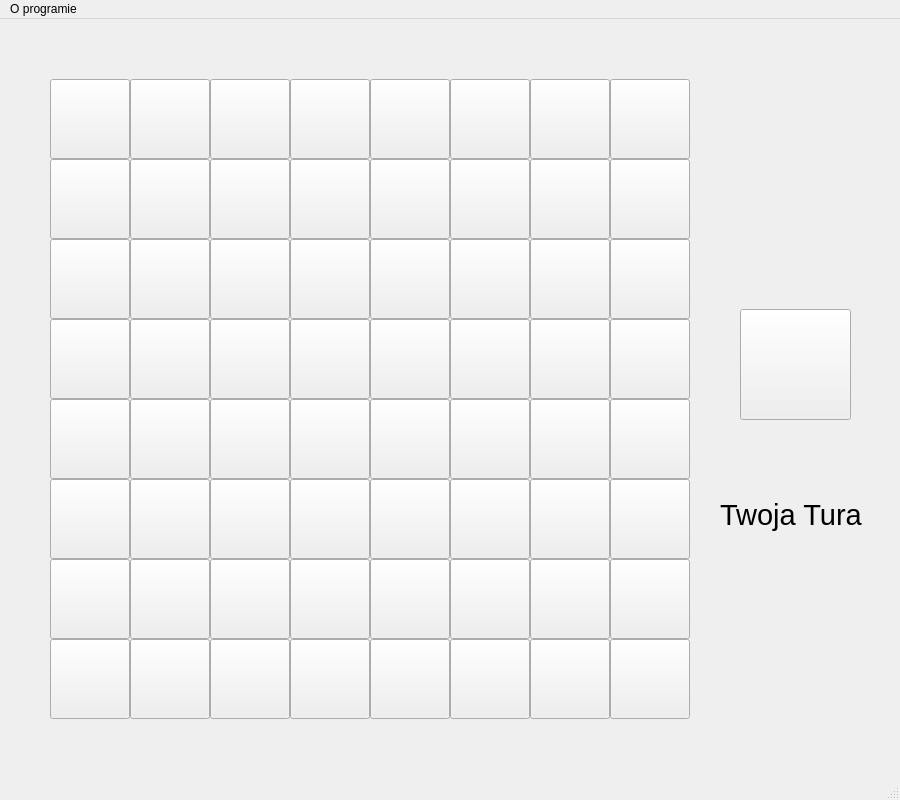
<?xml version="1.0" encoding="UTF-8"?>
<ui version="4.0">
 <class>MainWindow</class>
 <widget class="QMainWindow" name="MainWindow">
  <property name="enabled">
   <bool>true</bool>
  </property>
  <property name="geometry">
   <rect>
    <x>0</x>
    <y>0</y>
    <width>900</width>
    <height>800</height>
   </rect>
  </property>
  <property name="sizePolicy">
   <sizepolicy hsizetype="Expanding" vsizetype="Expanding">
    <horstretch>0</horstretch>
    <verstretch>0</verstretch>
   </sizepolicy>
  </property>
  <property name="minimumSize">
   <size>
    <width>900</width>
    <height>800</height>
   </size>
  </property>
  <property name="maximumSize">
   <size>
    <width>900</width>
    <height>800</height>
   </size>
  </property>
  <property name="baseSize">
   <size>
    <width>900</width>
    <height>800</height>
   </size>
  </property>
  <property name="windowTitle">
   <string>Szachy by Wiktor Lewicki</string>
  </property>
  <property name="windowIcon">
   <iconset resource="image.qrc">
    <normaloff>:/img/pole_b/1/Chess.png</normaloff>:/img/pole_b/1/Chess.png</iconset>
  </property>
  <property name="windowOpacity">
   <double>2.000000000000000</double>
  </property>
  <property name="autoFillBackground">
   <bool>false</bool>
  </property>
  <widget class="QWidget" name="centralwidget">
   <widget class="QPushButton" name="pole11">
    <property name="geometry">
     <rect>
      <x>50</x>
      <y>60</y>
      <width>80</width>
      <height>80</height>
     </rect>
    </property>
    <property name="cursor">
     <cursorShape>OpenHandCursor</cursorShape>
    </property>
    <property name="styleSheet">
     <string notr="true">#pole11{
border-image: url(:/img/pole_b/2/wieza.png)
}</string>
    </property>
    <property name="text">
     <string/>
    </property>
   </widget>
   <widget class="QPushButton" name="pole12">
    <property name="geometry">
     <rect>
      <x>130</x>
      <y>60</y>
      <width>80</width>
      <height>80</height>
     </rect>
    </property>
    <property name="cursor">
     <cursorShape>OpenHandCursor</cursorShape>
    </property>
    <property name="styleSheet">
     <string notr="true">#pole12{
border-image: url(:/img/pole_c/2/skoczek.png)
}</string>
    </property>
    <property name="text">
     <string/>
    </property>
   </widget>
   <widget class="QPushButton" name="pole14">
    <property name="geometry">
     <rect>
      <x>290</x>
      <y>60</y>
      <width>80</width>
      <height>80</height>
     </rect>
    </property>
    <property name="cursor">
     <cursorShape>OpenHandCursor</cursorShape>
    </property>
    <property name="styleSheet">
     <string notr="true">#pole14{
border-image: url(:/img/pole_c/2/hetman.png)
}</string>
    </property>
    <property name="text">
     <string/>
    </property>
   </widget>
   <widget class="QPushButton" name="pole13">
    <property name="geometry">
     <rect>
      <x>210</x>
      <y>60</y>
      <width>80</width>
      <height>80</height>
     </rect>
    </property>
    <property name="cursor">
     <cursorShape>OpenHandCursor</cursorShape>
    </property>
    <property name="styleSheet">
     <string notr="true">#pole13{
border-image: url(:/img/pole_b/2/goniec.png)
}</string>
    </property>
    <property name="text">
     <string/>
    </property>
   </widget>
   <widget class="QPushButton" name="pole18">
    <property name="geometry">
     <rect>
      <x>610</x>
      <y>60</y>
      <width>80</width>
      <height>80</height>
     </rect>
    </property>
    <property name="cursor">
     <cursorShape>OpenHandCursor</cursorShape>
    </property>
    <property name="styleSheet">
     <string notr="true">#pole18{
border-image: url(:/img/pole_c/2/wieza.png)
}</string>
    </property>
    <property name="text">
     <string/>
    </property>
   </widget>
   <widget class="QPushButton" name="pole17">
    <property name="geometry">
     <rect>
      <x>530</x>
      <y>60</y>
      <width>80</width>
      <height>80</height>
     </rect>
    </property>
    <property name="cursor">
     <cursorShape>OpenHandCursor</cursorShape>
    </property>
    <property name="styleSheet">
     <string notr="true">#pole17{
border-image: url(:/img/pole_b/2/skoczek.png)
}</string>
    </property>
    <property name="text">
     <string/>
    </property>
   </widget>
   <widget class="QPushButton" name="pole16">
    <property name="geometry">
     <rect>
      <x>450</x>
      <y>60</y>
      <width>80</width>
      <height>80</height>
     </rect>
    </property>
    <property name="cursor">
     <cursorShape>OpenHandCursor</cursorShape>
    </property>
    <property name="styleSheet">
     <string notr="true">#pole16{
border-image: url(:/img/pole_c/2/goniec.png)
}</string>
    </property>
    <property name="text">
     <string/>
    </property>
   </widget>
   <widget class="QPushButton" name="pole15">
    <property name="geometry">
     <rect>
      <x>370</x>
      <y>60</y>
      <width>80</width>
      <height>80</height>
     </rect>
    </property>
    <property name="cursor">
     <cursorShape>OpenHandCursor</cursorShape>
    </property>
    <property name="styleSheet">
     <string notr="true">#pole15{
border-image: url(:/img/pole_b/2/krol.png)
}</string>
    </property>
    <property name="text">
     <string/>
    </property>
   </widget>
   <widget class="QPushButton" name="pole23">
    <property name="geometry">
     <rect>
      <x>210</x>
      <y>140</y>
      <width>80</width>
      <height>80</height>
     </rect>
    </property>
    <property name="cursor">
     <cursorShape>OpenHandCursor</cursorShape>
    </property>
    <property name="styleSheet">
     <string notr="true">#pole23{
border-image: url(:/img/pole_c/2/pion.png)
}</string>
    </property>
    <property name="text">
     <string/>
    </property>
   </widget>
   <widget class="QPushButton" name="pole24">
    <property name="geometry">
     <rect>
      <x>290</x>
      <y>140</y>
      <width>80</width>
      <height>80</height>
     </rect>
    </property>
    <property name="cursor">
     <cursorShape>OpenHandCursor</cursorShape>
    </property>
    <property name="styleSheet">
     <string notr="true">#pole24{
border-image: url(:/img/pole_b/2/pion.png)
}</string>
    </property>
    <property name="text">
     <string/>
    </property>
   </widget>
   <widget class="QPushButton" name="pole28">
    <property name="geometry">
     <rect>
      <x>610</x>
      <y>140</y>
      <width>80</width>
      <height>80</height>
     </rect>
    </property>
    <property name="cursor">
     <cursorShape>OpenHandCursor</cursorShape>
    </property>
    <property name="styleSheet">
     <string notr="true">#pole28{
border-image: url(:/img/pole_b/2/pion.png)
}</string>
    </property>
    <property name="text">
     <string/>
    </property>
   </widget>
   <widget class="QPushButton" name="pole21">
    <property name="geometry">
     <rect>
      <x>50</x>
      <y>140</y>
      <width>80</width>
      <height>80</height>
     </rect>
    </property>
    <property name="cursor">
     <cursorShape>OpenHandCursor</cursorShape>
    </property>
    <property name="styleSheet">
     <string notr="true">#pole21{
border-image: url(:/img/pole_c/2/pion.png)
}</string>
    </property>
    <property name="text">
     <string/>
    </property>
   </widget>
   <widget class="QPushButton" name="pole26">
    <property name="geometry">
     <rect>
      <x>450</x>
      <y>140</y>
      <width>80</width>
      <height>80</height>
     </rect>
    </property>
    <property name="cursor">
     <cursorShape>OpenHandCursor</cursorShape>
    </property>
    <property name="styleSheet">
     <string notr="true">#pole26{
border-image: url(:/img/pole_b/2/pion.png)
}</string>
    </property>
    <property name="text">
     <string/>
    </property>
   </widget>
   <widget class="QPushButton" name="pole22">
    <property name="geometry">
     <rect>
      <x>130</x>
      <y>140</y>
      <width>80</width>
      <height>80</height>
     </rect>
    </property>
    <property name="cursor">
     <cursorShape>OpenHandCursor</cursorShape>
    </property>
    <property name="styleSheet">
     <string notr="true">#pole22{
border-image: url(:/img/pole_b/2/pion.png)
}</string>
    </property>
    <property name="text">
     <string/>
    </property>
   </widget>
   <widget class="QPushButton" name="pole25">
    <property name="geometry">
     <rect>
      <x>370</x>
      <y>140</y>
      <width>80</width>
      <height>80</height>
     </rect>
    </property>
    <property name="cursor">
     <cursorShape>OpenHandCursor</cursorShape>
    </property>
    <property name="styleSheet">
     <string notr="true">#pole25{
border-image: url(:/img/pole_c/2/pion.png)
}</string>
    </property>
    <property name="text">
     <string/>
    </property>
   </widget>
   <widget class="QPushButton" name="pole27">
    <property name="geometry">
     <rect>
      <x>530</x>
      <y>140</y>
      <width>80</width>
      <height>80</height>
     </rect>
    </property>
    <property name="cursor">
     <cursorShape>OpenHandCursor</cursorShape>
    </property>
    <property name="styleSheet">
     <string notr="true">#pole27{
border-image: url(:/img/pole_c/2/pion.png)
}</string>
    </property>
    <property name="text">
     <string/>
    </property>
   </widget>
   <widget class="QPushButton" name="pole35">
    <property name="geometry">
     <rect>
      <x>370</x>
      <y>220</y>
      <width>80</width>
      <height>80</height>
     </rect>
    </property>
    <property name="cursor">
     <cursorShape>OpenHandCursor</cursorShape>
    </property>
    <property name="styleSheet">
     <string notr="true">#pole35{
border-image: url(:/img/b.png)
}</string>
    </property>
    <property name="text">
     <string/>
    </property>
   </widget>
   <widget class="QPushButton" name="pole38">
    <property name="geometry">
     <rect>
      <x>610</x>
      <y>220</y>
      <width>80</width>
      <height>80</height>
     </rect>
    </property>
    <property name="cursor">
     <cursorShape>OpenHandCursor</cursorShape>
    </property>
    <property name="styleSheet">
     <string notr="true">#pole38{
border-image: url(:/img/c.png)
}</string>
    </property>
    <property name="text">
     <string/>
    </property>
   </widget>
   <widget class="QPushButton" name="pole34">
    <property name="geometry">
     <rect>
      <x>290</x>
      <y>220</y>
      <width>80</width>
      <height>80</height>
     </rect>
    </property>
    <property name="cursor">
     <cursorShape>OpenHandCursor</cursorShape>
    </property>
    <property name="styleSheet">
     <string notr="true">#pole34{
border-image: url(:/img/c.png)
}</string>
    </property>
    <property name="text">
     <string/>
    </property>
   </widget>
   <widget class="QPushButton" name="pole32">
    <property name="geometry">
     <rect>
      <x>130</x>
      <y>220</y>
      <width>80</width>
      <height>80</height>
     </rect>
    </property>
    <property name="cursor">
     <cursorShape>OpenHandCursor</cursorShape>
    </property>
    <property name="styleSheet">
     <string notr="true">#pole32{
border-image: url(:/img/c.png)
}</string>
    </property>
    <property name="text">
     <string/>
    </property>
   </widget>
   <widget class="QPushButton" name="pole36">
    <property name="geometry">
     <rect>
      <x>450</x>
      <y>220</y>
      <width>80</width>
      <height>80</height>
     </rect>
    </property>
    <property name="cursor">
     <cursorShape>OpenHandCursor</cursorShape>
    </property>
    <property name="styleSheet">
     <string notr="true">#pole36{
border-image: url(:/img/c.png)
}</string>
    </property>
    <property name="text">
     <string/>
    </property>
   </widget>
   <widget class="QPushButton" name="pole31">
    <property name="geometry">
     <rect>
      <x>50</x>
      <y>220</y>
      <width>80</width>
      <height>80</height>
     </rect>
    </property>
    <property name="cursor">
     <cursorShape>OpenHandCursor</cursorShape>
    </property>
    <property name="styleSheet">
     <string notr="true">#pole31{
border-image: url(:/img/b.png)
}</string>
    </property>
    <property name="text">
     <string/>
    </property>
   </widget>
   <widget class="QPushButton" name="pole37">
    <property name="geometry">
     <rect>
      <x>530</x>
      <y>220</y>
      <width>80</width>
      <height>80</height>
     </rect>
    </property>
    <property name="cursor">
     <cursorShape>OpenHandCursor</cursorShape>
    </property>
    <property name="styleSheet">
     <string notr="true">#pole37{
border-image: url(:/img/b.png)
}</string>
    </property>
    <property name="text">
     <string/>
    </property>
   </widget>
   <widget class="QPushButton" name="pole33">
    <property name="geometry">
     <rect>
      <x>210</x>
      <y>220</y>
      <width>80</width>
      <height>80</height>
     </rect>
    </property>
    <property name="cursor">
     <cursorShape>OpenHandCursor</cursorShape>
    </property>
    <property name="styleSheet">
     <string notr="true">#pole33{
border-image: url(:/img/b.png)
}</string>
    </property>
    <property name="text">
     <string/>
    </property>
   </widget>
   <widget class="QPushButton" name="pole43">
    <property name="geometry">
     <rect>
      <x>210</x>
      <y>300</y>
      <width>80</width>
      <height>80</height>
     </rect>
    </property>
    <property name="cursor">
     <cursorShape>OpenHandCursor</cursorShape>
    </property>
    <property name="styleSheet">
     <string notr="true">#pole43{
border-image: url(:/img/c.png)
}</string>
    </property>
    <property name="text">
     <string/>
    </property>
   </widget>
   <widget class="QPushButton" name="pole42">
    <property name="geometry">
     <rect>
      <x>130</x>
      <y>300</y>
      <width>80</width>
      <height>80</height>
     </rect>
    </property>
    <property name="cursor">
     <cursorShape>OpenHandCursor</cursorShape>
    </property>
    <property name="styleSheet">
     <string notr="true">#pole42{
border-image: url(:/img/b.png)
}</string>
    </property>
    <property name="text">
     <string/>
    </property>
   </widget>
   <widget class="QPushButton" name="pole45">
    <property name="geometry">
     <rect>
      <x>370</x>
      <y>300</y>
      <width>80</width>
      <height>80</height>
     </rect>
    </property>
    <property name="cursor">
     <cursorShape>OpenHandCursor</cursorShape>
    </property>
    <property name="styleSheet">
     <string notr="true">#pole45{
border-image: url(:/img/c.png)
}</string>
    </property>
    <property name="text">
     <string/>
    </property>
   </widget>
   <widget class="QPushButton" name="pole41">
    <property name="geometry">
     <rect>
      <x>50</x>
      <y>300</y>
      <width>80</width>
      <height>80</height>
     </rect>
    </property>
    <property name="cursor">
     <cursorShape>OpenHandCursor</cursorShape>
    </property>
    <property name="styleSheet">
     <string notr="true">#pole41{
border-image: url(:/img/c.png)
}</string>
    </property>
    <property name="text">
     <string/>
    </property>
   </widget>
   <widget class="QPushButton" name="pole47">
    <property name="geometry">
     <rect>
      <x>530</x>
      <y>300</y>
      <width>80</width>
      <height>80</height>
     </rect>
    </property>
    <property name="cursor">
     <cursorShape>OpenHandCursor</cursorShape>
    </property>
    <property name="styleSheet">
     <string notr="true">#pole47{
border-image: url(:/img/c.png)
}</string>
    </property>
    <property name="text">
     <string/>
    </property>
   </widget>
   <widget class="QPushButton" name="pole46">
    <property name="geometry">
     <rect>
      <x>450</x>
      <y>300</y>
      <width>80</width>
      <height>80</height>
     </rect>
    </property>
    <property name="cursor">
     <cursorShape>OpenHandCursor</cursorShape>
    </property>
    <property name="styleSheet">
     <string notr="true">#pole46{
border-image: url(:/img/b.png)
}</string>
    </property>
    <property name="text">
     <string/>
    </property>
   </widget>
   <widget class="QPushButton" name="pole44">
    <property name="geometry">
     <rect>
      <x>290</x>
      <y>300</y>
      <width>80</width>
      <height>80</height>
     </rect>
    </property>
    <property name="cursor">
     <cursorShape>OpenHandCursor</cursorShape>
    </property>
    <property name="styleSheet">
     <string notr="true">#pole44{
border-image: url(:/img/b.png)
}</string>
    </property>
    <property name="text">
     <string/>
    </property>
   </widget>
   <widget class="QPushButton" name="pole48">
    <property name="geometry">
     <rect>
      <x>610</x>
      <y>300</y>
      <width>80</width>
      <height>80</height>
     </rect>
    </property>
    <property name="cursor">
     <cursorShape>OpenHandCursor</cursorShape>
    </property>
    <property name="styleSheet">
     <string notr="true">#pole48{
border-image: url(:/img/b.png)
}</string>
    </property>
    <property name="text">
     <string/>
    </property>
   </widget>
   <widget class="QPushButton" name="pole53">
    <property name="geometry">
     <rect>
      <x>210</x>
      <y>380</y>
      <width>80</width>
      <height>80</height>
     </rect>
    </property>
    <property name="cursor">
     <cursorShape>OpenHandCursor</cursorShape>
    </property>
    <property name="styleSheet">
     <string notr="true">#pole53{
border-image: url(:/img/b.png)
}</string>
    </property>
    <property name="text">
     <string/>
    </property>
   </widget>
   <widget class="QPushButton" name="pole52">
    <property name="geometry">
     <rect>
      <x>130</x>
      <y>380</y>
      <width>80</width>
      <height>80</height>
     </rect>
    </property>
    <property name="cursor">
     <cursorShape>OpenHandCursor</cursorShape>
    </property>
    <property name="styleSheet">
     <string notr="true">#pole52{
border-image: url(:/img/c.png)
}</string>
    </property>
    <property name="text">
     <string/>
    </property>
   </widget>
   <widget class="QPushButton" name="pole55">
    <property name="geometry">
     <rect>
      <x>370</x>
      <y>380</y>
      <width>80</width>
      <height>80</height>
     </rect>
    </property>
    <property name="cursor">
     <cursorShape>OpenHandCursor</cursorShape>
    </property>
    <property name="styleSheet">
     <string notr="true">#pole55{
border-image: url(:/img/b.png)
}</string>
    </property>
    <property name="text">
     <string/>
    </property>
   </widget>
   <widget class="QPushButton" name="pole65">
    <property name="geometry">
     <rect>
      <x>370</x>
      <y>460</y>
      <width>80</width>
      <height>80</height>
     </rect>
    </property>
    <property name="cursor">
     <cursorShape>OpenHandCursor</cursorShape>
    </property>
    <property name="styleSheet">
     <string notr="true">#pole65{
border-image: url(:/img/c.png)
}</string>
    </property>
    <property name="text">
     <string/>
    </property>
   </widget>
   <widget class="QPushButton" name="pole51">
    <property name="geometry">
     <rect>
      <x>50</x>
      <y>380</y>
      <width>80</width>
      <height>80</height>
     </rect>
    </property>
    <property name="cursor">
     <cursorShape>OpenHandCursor</cursorShape>
    </property>
    <property name="styleSheet">
     <string notr="true">#pole51{
border-image: url(:/img/b.png)
}</string>
    </property>
    <property name="text">
     <string/>
    </property>
   </widget>
   <widget class="QPushButton" name="pole61">
    <property name="geometry">
     <rect>
      <x>50</x>
      <y>460</y>
      <width>80</width>
      <height>80</height>
     </rect>
    </property>
    <property name="cursor">
     <cursorShape>OpenHandCursor</cursorShape>
    </property>
    <property name="styleSheet">
     <string notr="true">#pole61{
border-image: url(:/img/c.png)
}</string>
    </property>
    <property name="text">
     <string/>
    </property>
   </widget>
   <widget class="QPushButton" name="pole62">
    <property name="geometry">
     <rect>
      <x>130</x>
      <y>460</y>
      <width>80</width>
      <height>80</height>
     </rect>
    </property>
    <property name="cursor">
     <cursorShape>OpenHandCursor</cursorShape>
    </property>
    <property name="styleSheet">
     <string notr="true">#pole62{
border-image: url(:/img/b.png)
}</string>
    </property>
    <property name="text">
     <string/>
    </property>
   </widget>
   <widget class="QPushButton" name="pole64">
    <property name="geometry">
     <rect>
      <x>290</x>
      <y>460</y>
      <width>80</width>
      <height>80</height>
     </rect>
    </property>
    <property name="cursor">
     <cursorShape>OpenHandCursor</cursorShape>
    </property>
    <property name="styleSheet">
     <string notr="true">#pole64{
border-image: url(:/img/b.png)
}</string>
    </property>
    <property name="text">
     <string/>
    </property>
   </widget>
   <widget class="QPushButton" name="pole66">
    <property name="geometry">
     <rect>
      <x>450</x>
      <y>460</y>
      <width>80</width>
      <height>80</height>
     </rect>
    </property>
    <property name="cursor">
     <cursorShape>OpenHandCursor</cursorShape>
    </property>
    <property name="styleSheet">
     <string notr="true">#pole66{
border-image: url(:/img/b.png)
}</string>
    </property>
    <property name="text">
     <string/>
    </property>
   </widget>
   <widget class="QPushButton" name="pole57">
    <property name="geometry">
     <rect>
      <x>530</x>
      <y>380</y>
      <width>80</width>
      <height>80</height>
     </rect>
    </property>
    <property name="cursor">
     <cursorShape>OpenHandCursor</cursorShape>
    </property>
    <property name="styleSheet">
     <string notr="true">#pole57{
border-image: url(:/img/b.png)
}</string>
    </property>
    <property name="text">
     <string/>
    </property>
   </widget>
   <widget class="QPushButton" name="pole68">
    <property name="geometry">
     <rect>
      <x>610</x>
      <y>460</y>
      <width>80</width>
      <height>80</height>
     </rect>
    </property>
    <property name="cursor">
     <cursorShape>OpenHandCursor</cursorShape>
    </property>
    <property name="styleSheet">
     <string notr="true">#pole68{
border-image: url(:/img/b.png)
}</string>
    </property>
    <property name="text">
     <string/>
    </property>
   </widget>
   <widget class="QPushButton" name="pole56">
    <property name="geometry">
     <rect>
      <x>450</x>
      <y>380</y>
      <width>80</width>
      <height>80</height>
     </rect>
    </property>
    <property name="cursor">
     <cursorShape>OpenHandCursor</cursorShape>
    </property>
    <property name="styleSheet">
     <string notr="true">#pole56{
border-image: url(:/img/c.png)
}</string>
    </property>
    <property name="text">
     <string/>
    </property>
   </widget>
   <widget class="QPushButton" name="pole67">
    <property name="geometry">
     <rect>
      <x>530</x>
      <y>460</y>
      <width>80</width>
      <height>80</height>
     </rect>
    </property>
    <property name="cursor">
     <cursorShape>OpenHandCursor</cursorShape>
    </property>
    <property name="styleSheet">
     <string notr="true">#pole67{
border-image: url(:/img/c.png)
}</string>
    </property>
    <property name="text">
     <string/>
    </property>
   </widget>
   <widget class="QPushButton" name="pole54">
    <property name="geometry">
     <rect>
      <x>290</x>
      <y>380</y>
      <width>80</width>
      <height>80</height>
     </rect>
    </property>
    <property name="cursor">
     <cursorShape>OpenHandCursor</cursorShape>
    </property>
    <property name="styleSheet">
     <string notr="true">#pole54{
border-image: url(:/img/c.png)
}</string>
    </property>
    <property name="text">
     <string/>
    </property>
   </widget>
   <widget class="QPushButton" name="pole63">
    <property name="geometry">
     <rect>
      <x>210</x>
      <y>460</y>
      <width>80</width>
      <height>80</height>
     </rect>
    </property>
    <property name="cursor">
     <cursorShape>OpenHandCursor</cursorShape>
    </property>
    <property name="styleSheet">
     <string notr="true">#pole63{
border-image: url(:/img/c.png)
}</string>
    </property>
    <property name="text">
     <string/>
    </property>
   </widget>
   <widget class="QPushButton" name="pole58">
    <property name="geometry">
     <rect>
      <x>610</x>
      <y>380</y>
      <width>80</width>
      <height>80</height>
     </rect>
    </property>
    <property name="cursor">
     <cursorShape>OpenHandCursor</cursorShape>
    </property>
    <property name="styleSheet">
     <string notr="true">#pole58{
border-image: url(:/img/c.png)
}</string>
    </property>
    <property name="text">
     <string/>
    </property>
   </widget>
   <widget class="QPushButton" name="pole88">
    <property name="geometry">
     <rect>
      <x>610</x>
      <y>620</y>
      <width>80</width>
      <height>80</height>
     </rect>
    </property>
    <property name="sizePolicy">
     <sizepolicy hsizetype="Minimum" vsizetype="Fixed">
      <horstretch>0</horstretch>
      <verstretch>0</verstretch>
     </sizepolicy>
    </property>
    <property name="cursor">
     <cursorShape>OpenHandCursor</cursorShape>
    </property>
    <property name="styleSheet">
     <string notr="true">#pole88{
border-image: url(:/img/pole_b/1/wieza.png)
}</string>
    </property>
    <property name="text">
     <string/>
    </property>
   </widget>
   <widget class="QPushButton" name="pole85">
    <property name="geometry">
     <rect>
      <x>370</x>
      <y>620</y>
      <width>80</width>
      <height>80</height>
     </rect>
    </property>
    <property name="cursor">
     <cursorShape>OpenHandCursor</cursorShape>
    </property>
    <property name="styleSheet">
     <string notr="true">#pole85{
border-image: url(:/img/pole_c/1/krol.png)
}</string>
    </property>
    <property name="text">
     <string/>
    </property>
   </widget>
   <widget class="QPushButton" name="pole84">
    <property name="geometry">
     <rect>
      <x>290</x>
      <y>620</y>
      <width>80</width>
      <height>80</height>
     </rect>
    </property>
    <property name="cursor">
     <cursorShape>OpenHandCursor</cursorShape>
    </property>
    <property name="styleSheet">
     <string notr="true">#pole84{
border-image: url(:/img/pole_b/1/hetman.png)
}</string>
    </property>
    <property name="text">
     <string/>
    </property>
   </widget>
   <widget class="QPushButton" name="pole77">
    <property name="geometry">
     <rect>
      <x>530</x>
      <y>540</y>
      <width>80</width>
      <height>80</height>
     </rect>
    </property>
    <property name="cursor">
     <cursorShape>OpenHandCursor</cursorShape>
    </property>
    <property name="styleSheet">
     <string notr="true">#pole77{
border-image: url(:/img/pole_b/1/pion.png)
}</string>
    </property>
    <property name="text">
     <string/>
    </property>
   </widget>
   <widget class="QPushButton" name="pole71">
    <property name="geometry">
     <rect>
      <x>50</x>
      <y>540</y>
      <width>80</width>
      <height>80</height>
     </rect>
    </property>
    <property name="cursor">
     <cursorShape>OpenHandCursor</cursorShape>
    </property>
    <property name="styleSheet">
     <string notr="true">#pole71{
border-image: url(:/img/pole_b/1/pion.png)
}</string>
    </property>
    <property name="text">
     <string/>
    </property>
   </widget>
   <widget class="QPushButton" name="pole86">
    <property name="geometry">
     <rect>
      <x>450</x>
      <y>620</y>
      <width>80</width>
      <height>80</height>
     </rect>
    </property>
    <property name="cursor">
     <cursorShape>OpenHandCursor</cursorShape>
    </property>
    <property name="styleSheet">
     <string notr="true">#pole86{
border-image: url(:/img/pole_b/1/goniec.png)
}</string>
    </property>
    <property name="text">
     <string/>
    </property>
   </widget>
   <widget class="QPushButton" name="pole82">
    <property name="geometry">
     <rect>
      <x>130</x>
      <y>620</y>
      <width>80</width>
      <height>80</height>
     </rect>
    </property>
    <property name="cursor">
     <cursorShape>OpenHandCursor</cursorShape>
    </property>
    <property name="styleSheet">
     <string notr="true">#pole82{
border-image: url(:/img/pole_b/1/skoczek.png)
}</string>
    </property>
    <property name="text">
     <string/>
    </property>
   </widget>
   <widget class="QPushButton" name="pole74">
    <property name="geometry">
     <rect>
      <x>290</x>
      <y>540</y>
      <width>80</width>
      <height>80</height>
     </rect>
    </property>
    <property name="cursor">
     <cursorShape>OpenHandCursor</cursorShape>
    </property>
    <property name="styleSheet">
     <string notr="true">#pole74{
border-image: url(:/img/pole_c/1/pion.png)
}</string>
    </property>
    <property name="text">
     <string/>
    </property>
   </widget>
   <widget class="QPushButton" name="pole83">
    <property name="geometry">
     <rect>
      <x>210</x>
      <y>620</y>
      <width>80</width>
      <height>80</height>
     </rect>
    </property>
    <property name="cursor">
     <cursorShape>OpenHandCursor</cursorShape>
    </property>
    <property name="styleSheet">
     <string notr="true">#pole83{
border-image: url(:/img/pole_c/1/goniec.png)
}</string>
    </property>
    <property name="text">
     <string/>
    </property>
   </widget>
   <widget class="QPushButton" name="pole78">
    <property name="geometry">
     <rect>
      <x>610</x>
      <y>540</y>
      <width>80</width>
      <height>80</height>
     </rect>
    </property>
    <property name="cursor">
     <cursorShape>OpenHandCursor</cursorShape>
    </property>
    <property name="styleSheet">
     <string notr="true">#pole78{
border-image: url(:/img/pole_c/1/pion.png)
}</string>
    </property>
    <property name="text">
     <string/>
    </property>
   </widget>
   <widget class="QPushButton" name="pole75">
    <property name="geometry">
     <rect>
      <x>370</x>
      <y>540</y>
      <width>80</width>
      <height>80</height>
     </rect>
    </property>
    <property name="cursor">
     <cursorShape>OpenHandCursor</cursorShape>
    </property>
    <property name="styleSheet">
     <string notr="true">#pole75{
border-image: url(:/img/pole_b/1/pion.png)
}</string>
    </property>
    <property name="text">
     <string/>
    </property>
   </widget>
   <widget class="QPushButton" name="pole73">
    <property name="geometry">
     <rect>
      <x>210</x>
      <y>540</y>
      <width>80</width>
      <height>80</height>
     </rect>
    </property>
    <property name="cursor">
     <cursorShape>OpenHandCursor</cursorShape>
    </property>
    <property name="styleSheet">
     <string notr="true">#pole73{
border-image: url(:/img/pole_b/1/pion.png)
}</string>
    </property>
    <property name="text">
     <string/>
    </property>
   </widget>
   <widget class="QPushButton" name="pole76">
    <property name="geometry">
     <rect>
      <x>450</x>
      <y>540</y>
      <width>80</width>
      <height>80</height>
     </rect>
    </property>
    <property name="cursor">
     <cursorShape>OpenHandCursor</cursorShape>
    </property>
    <property name="styleSheet">
     <string notr="true">#pole76{
border-image: url(:/img/pole_c/1/pion.png)
}</string>
    </property>
    <property name="text">
     <string/>
    </property>
   </widget>
   <widget class="QPushButton" name="pole81">
    <property name="geometry">
     <rect>
      <x>50</x>
      <y>620</y>
      <width>80</width>
      <height>80</height>
     </rect>
    </property>
    <property name="cursor">
     <cursorShape>OpenHandCursor</cursorShape>
    </property>
    <property name="styleSheet">
     <string notr="true">#pole81{
border-image: url(:/img/pole_c/1/wieza.png)
}</string>
    </property>
    <property name="text">
     <string/>
    </property>
   </widget>
   <widget class="QPushButton" name="pole87">
    <property name="geometry">
     <rect>
      <x>530</x>
      <y>620</y>
      <width>80</width>
      <height>80</height>
     </rect>
    </property>
    <property name="cursor">
     <cursorShape>OpenHandCursor</cursorShape>
    </property>
    <property name="styleSheet">
     <string notr="true">#pole87{
border-image: url(:/img/pole_c/1/skoczek.png)
}</string>
    </property>
    <property name="text">
     <string/>
    </property>
   </widget>
   <widget class="QPushButton" name="pole72">
    <property name="geometry">
     <rect>
      <x>130</x>
      <y>540</y>
      <width>80</width>
      <height>80</height>
     </rect>
    </property>
    <property name="cursor">
     <cursorShape>OpenHandCursor</cursorShape>
    </property>
    <property name="styleSheet">
     <string notr="true">#pole72{
border-image: url(:/img/pole_c/1/pion.png)
}</string>
    </property>
    <property name="text">
     <string/>
    </property>
   </widget>
   <widget class="QLabel" name="label">
    <property name="geometry">
     <rect>
      <x>720</x>
      <y>470</y>
      <width>181</width>
      <height>51</height>
     </rect>
    </property>
    <property name="font">
     <font>
      <pointsize>22</pointsize>
     </font>
    </property>
    <property name="text">
     <string>Twoja Tura</string>
    </property>
   </widget>
   <widget class="QPushButton" name="arrow">
    <property name="geometry">
     <rect>
      <x>740</x>
      <y>290</y>
      <width>111</width>
      <height>111</height>
     </rect>
    </property>
    <property name="cursor">
     <cursorShape>OpenHandCursor</cursorShape>
    </property>
    <property name="styleSheet">
     <string notr="true">border-image: url(:/img/arrow.png)
</string>
    </property>
    <property name="text">
     <string/>
    </property>
   </widget>
  </widget>
  <widget class="QMenuBar" name="menubar">
   <property name="geometry">
    <rect>
     <x>0</x>
     <y>0</y>
     <width>900</width>
     <height>25</height>
    </rect>
   </property>
   <widget class="QMenu" name="menuO_programie">
    <property name="title">
     <string>O programie</string>
    </property>
    <addaction name="actionAutor_2"/>
   </widget>
   <addaction name="menuO_programie"/>
  </widget>
  <widget class="QStatusBar" name="statusbar"/>
  <action name="actionAutor_2">
   <property name="text">
    <string>Autor</string>
   </property>
  </action>
 </widget>
 <resources>
  <include location="image.qrc"/>
 </resources>
 <connections/>
</ui>
